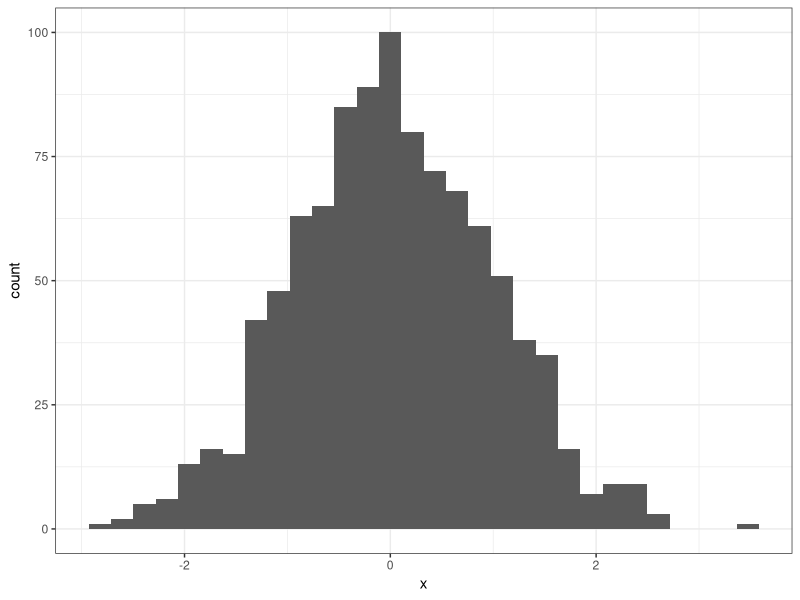

Reproduce this figure in R.
## ---- chunk 1
library(tidyverse)
require(magrittr)
require(plyr)
ggplot2::theme_set(ggplot2::theme_bw())
knitr::opts_chunk$set(fig.align = 'center')
## ---- chunk 2
x <- rnorm(1000, 0, 1)
x %>% data.frame() %>% ggplot2::ggplot() + geom_histogram(aes(x = x))
  
